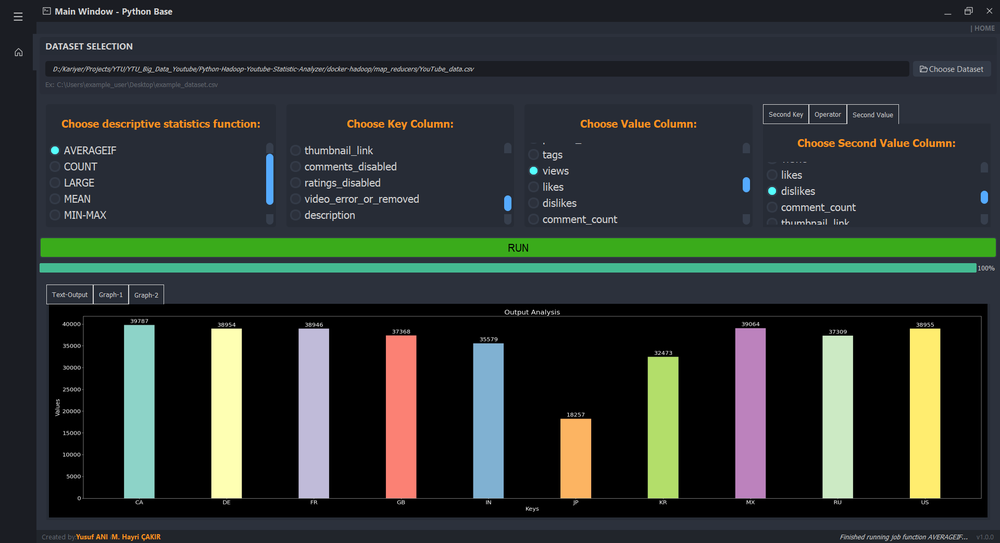
#> input picture images/intro.png, 1000 x 543 px, shrunk from 1920 x 1042 before the run
$ python -i visualizer.py   (imports and definitions only)
#> lines starting #> are read from the running program, lines starting #| are printed output that depends on the picture
import matplotlib.pyplot as plt

# [1 line not run here, left out]
import os
import numpy as np

# [1 line not run here, left out]

import datetime as d


def clear_info_lines(data):
    return [line for line in data.split("\n")[1:-1] if "INFO:" not in line]


MAX_KEY_LIMIT = 30 # Important Limit


def make_graph(data):
    paths = []
    try:
        data = clear_info_lines(data)
        with open("output.txt", "w") as fp:
            fp.writelines([i+"\n"  for i in data])
        print("CLEARED DATA", data)
        x = np.arange(len(data)) if len(data) <= MAX_KEY_LIMIT else np.arange(MAX_KEY_LIMIT)  # the label locations
        n_val = len(data[0].split("\t")) - 1
        os.makedirs("graphs", exist_ok=True)

        for i in range(n_val):
            labels = []
            fig, ax = plt.subplots(figsize=(40, 10), dpi=100)
            for idx, info in enumerate(data):
                info = info.split("\t")
                key = info[0]
                labels.append(key)
                value = info[i + 1]
                width = 0.35
                cordinat = x[idx]
                try:
                    value = float(value)
                except Exception as e:
                    print("Error while converting to float ", e)

                rects1 = ax.bar([cordinat], [value], width)
                ax.bar_label(rects1, padding=3)

            # Add some text for labels, title and custom x-axis tick labels, etc.
            ax.set_xlabel('Keys')
            ax.set_ylabel('Values')
            ax.set_title('Output Analysis')
            ax.set_xticks(x)
            ax.set_xticklabels(labels)
            # ax.legend()
            fig.tight_layout()
            file_name = d.datetime.now().isoformat().replace(":", "_") + ".jpg"
            path = os.path.join("graphs", file_name)
            paths.append(path)
            plt.savefig(path)
    except Exception as e :
        print(e)
    return paths


"""
make_graph(data)
"""

>>> import cv2
>>> picture = cv2.imread('../images/intro.png', cv2.IMREAD_GRAYSCALE)
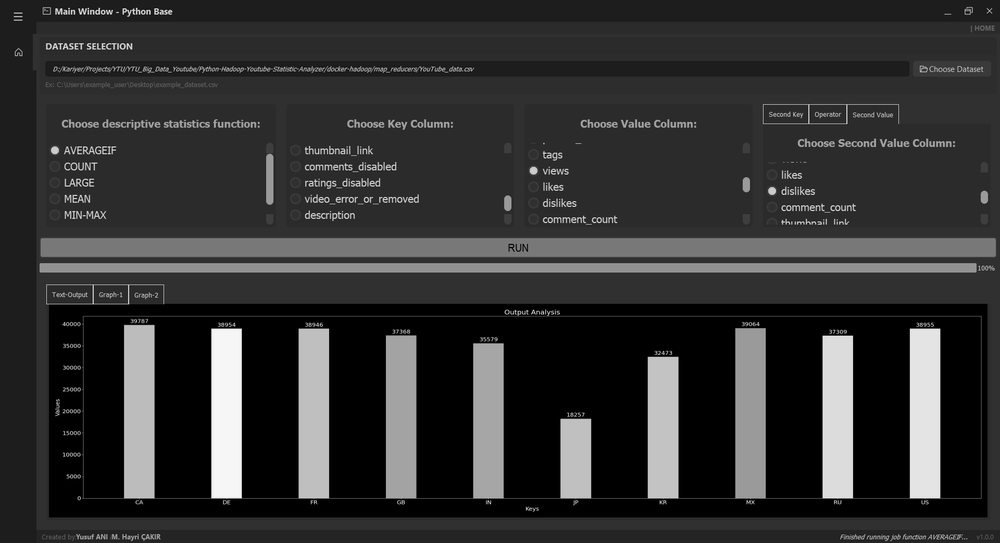
#> picture: shape (543, 1000); min 0, max 248, mean 50.5
>>> result = make_graph(picture)
#> result = []
